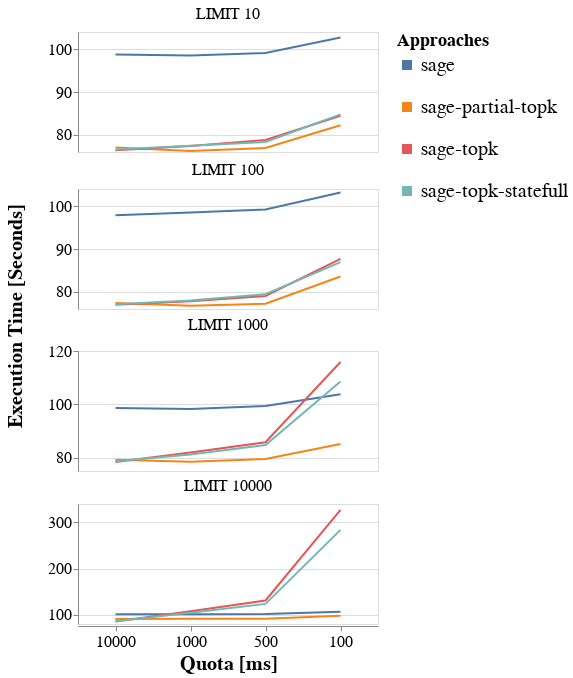

Notebook cell for this chart:
### Markdown cell above
## Impact on Execution Time

### Code cell
alt.Chart(df).properties(height=120, width=300).mark_line().encode(
    x=alt.X(
        "quota:N",
        title="Quota [ms]",
        sort=["10000", "1000", "500", "100"],
        axis=alt.Axis(labelAngle=0, titleFontSize=20, labelFontSize=16)
    ),
    y=alt.Y(
        "execution_time:Q",
        title=None,
        scale=alt.Scale(zero=False),
        axis=alt.Axis(titleFontSize=20, labelFontSize=16)
    ),
    color=alt.Color(
        "approach:N",
        legend=alt.Legend(
            title="Approaches",
            labelFontSize=20,
            titleFontSize=18,
            labelLimit=300,
            symbolStrokeWidth=10
        )
    )
).facet(
    row=alt.Row(
        field=alt.Field("limit"),
        header=alt.Header(
            title="Execution Time [Seconds]",
            labels=True,
            labelOrient="top",
            titleFontSize=20,
            labelFontSize=16
        )
    ),
    spacing=5
).resolve_scale(
    y="independent"
)

### Figure 1 — Vega-Lite specification as saved in the notebook (floating-point values rounded to 4 significant figures)
{"config": {"view": {"continuousWidth": 400, "continuousHeight": 300}}, "data": {"name": "data-3a2548bde2daa34ffacee1588abfd234"}, "facet": {"row": {"field": "limit", "header": {"labelFontSize": 16, "labelOrient": "top", "labels": true, "title": "Execution Time [Seconds]", "titleFontSize": 20}}}, "spec": {"mark": "line", "encoding": {"color": {"field": "approach", "legend": {"labelFontSize": 20, "labelLimit": 300, "symbolStrokeWidth": 10, "title": "Approaches", "titleFontSize": 18}, "type": "nominal"}, "x": {"axis": {"labelAngle": 0, "labelFontSize": 16, "titleFontSize": 20}, "field": "quota", "sort": ["10000", "1000", "500", "100"], "title": "Quota [ms]", "type": "nominal"}, "y": {"axis": {"labelFontSize": 16, "titleFontSize": 20}, "field": "execution_time", "scale": {"zero": false}, "title": null, "type": "quantitative"}}, "height": 120, "width": 300}, "resolve": {"scale": {"y": "independent"}}, "spacing": 5, "$schema": "https://vega.github.io/schema/vega-lite/v4.17.0.json", "datasets": {"data-3a2548bde2daa34ffacee1588abfd234": [{"approach": "sage", "quota": "100", "limit": "LIMIT 10", "run": 2.0, "execution_time": 102.7, "data_transfer": 625.1, "http_calls": 829.3, "solutions": 400.0, "resuming_time": 1.269, "saving_time": 0.1514}, {"approach": "sage", "quota": "100", "limit": "LIMIT 100", "run": 2.0, "execution_time": 103.2, "data_transfer": 625.1, "http_calls": 828.3, "solutions": 3558.0, "resuming_time": 1.304, "saving_time": 0.154}, {"approach": "sage", "quota": "100", "limit": "LIMIT 1000", "run": 2.0, "execution_time": 103.8, "data_transfer": 625.1, "http_calls": 827.3, "solutions": 29780.0, "resuming_time": 1.278, "saving_time": 0.154}, {"approach": "sage", "quota": "100", "limit": "LIMIT 10000", "run": 2.0, "execution_time": 106.6, "data_transfer": 625.1, "http_calls": 830.0, "solutions": 199200.0, "resuming_time": 1.283, "saving_time": 0.1569}, {"approach": "sage", "quota": "1000", "limit": "LIMIT 10", "run": 2.0, "execution_time": 98.52, "data_transfer": 621.7, "http_calls": 218.3, "solutions": 400.0, "resuming_time": 0.6556, "saving_time": 0.03911}, {"approach": "sage", "quota": "1000", "limit": "LIMIT 100", "run": 2.0, "execution_time": 98.5, "data_transfer": 621.7, "http_calls": 218.0, "solutions": 3558.0, "resuming_time": 0.6366, "saving_time": 0.03968}, {"approach": "sage", "quota": "1000", "limit": "LIMIT 1000", "run": 2.0, "execution_time": 98.29, "data_transfer": 621.7, "http_calls": 218.3, "solutions": 29780.0, "resuming_time": 0.6416, "saving_time": 0.03949}, {"approach": "sage", "quota": "1000", "limit": "LIMIT 10000", "run": 2.0, "execution_time": 101.1, "data_transfer": 621.7, "http_calls": 218.0, "solutions": 199200.0, "resuming_time": 0.6365, "saving_time": 0.03953}, {"approach": "sage", "quota": "10000", "limit": "LIMIT 10", "run": 2.0, "execution_time": 98.73, "data_transfer": 621.6, "http_calls": 186.0, "solutions": 400.0, "resuming_time": 0.6281, "saving_time": 0.03245}, {"approach": "sage", "quota": "10000", "limit": "LIMIT 100", "run": 2.0, "execution_time": 97.89, "data_transfer": 621.6, "http_calls": 186.0, "solutions": 3558.0, "resuming_time": 0.6252, "saving_time": 0.03284}, {"approach": "sage", "quota": "10000", "limit": "LIMIT 1000", "run": 2.0, "execution_time": 98.62, "data_transfer": 621.6, "http_calls": 186.0, "solutions": 29780.0, "resuming_time": 0.6437, "saving_time": 0.03266}, {"approach": "sage", "quota": "10000", "limit": "LIMIT 10000", "run": 2.0, "execution_time": 101.0, "data_transfer": 621.6, "http_calls": 186.0, "solutions": 199200.0, "resuming_time": 0.6427, "saving_time": 0.03213}, {"approach": "sage", "quota": "500", "limit": "LIMIT 10", "run": 2.0, "execution_time": 99.12, "data_transfer": 622.0, "http_calls": 275.7, "solutions": 400.0, "resuming_time": 0.6952, "saving_time": 0.05161}, {"approach": "sage", "quota": "500", "limit": "LIMIT 100", "run": 2.0, "execution_time": 99.2, "data_transfer": 622.0, "http_calls": 275.0, "solutions": 3558.0, "resuming_time": 0.7164, "saving_time": 0.05122}, {"approach": "sage", "quota": "500", "limit": "LIMIT 1000", "run": 2.0, "execution_time": 99.36, "data_transfer": 622.0, "http_calls": 274.7, "solutions": 29780.0, "resuming_time": 0.6874, "saving_time": 0.05059}, {"approach": "sage", "quota": "500", "limit": "LIMIT 10000", "run": 2.0, "execution_time": 101.8, "data_transfer": 622.0, "http_calls": 273.7, "solutions": 199200.0, "resuming_time": 0.6822, "saving_time": 0.05039}, {"approach": "sage-partial-topk", "quota": "100", "limit": "LIMIT 10", "run": 2.0, "execution_time": 82.23, "data_transfer": 4.958, "http_calls": 775.7, "solutions": 400.0, "resuming_time": 3.638, "saving_time": 0.1598}, {"approach": "sage-partial-topk", "quota": "100", "limit": "LIMIT 100", "run": 2.0, "execution_time": 83.59, "data_transfer": 8.691, "http_calls": 778.7, "solutions": 3558.0, "resuming_time": 3.952, "saving_time": 0.1626}, {"approach": "sage-partial-topk", "quota": "100", "limit": "LIMIT 1000", "run": 2.0, "execution_time": 85.14, "data_transfer": 40.45, "http_calls": 783.0, "solutions": 29780.0, "resuming_time": 3.9, "saving_time": 0.1604}, {"approach": "sage-partial-topk", "quota": "100", "limit": "LIMIT 10000", "run": 2.0, "execution_time": 97.78, "data_transfer": 185.4, "http_calls": 799.3, "solutions": 199200.0, "resuming_time": 3.972, "saving_time": 0.1619}, {"approach": "sage-partial-topk", "quota": "1000", "limit": "LIMIT 10", "run": 2.0, "execution_time": 76.24, "data_transfer": 0.6777, "http_calls": 102.0, "solutions": 400.0, "resuming_time": 0.58, "saving_time": 0.01762}, {"approach": "sage-partial-topk", "quota": "1000", "limit": "LIMIT 100", "run": 2.0, "execution_time": 76.75, "data_transfer": 3.047, "http_calls": 102.0, "solutions": 3558.0, "resuming_time": 0.6016, "saving_time": 0.01616}, {"approach": "sage-partial-topk", "quota": "1000", "limit": "LIMIT 1000", "run": 2.0, "execution_time": 78.43, "data_transfer": 21.82, "http_calls": 102.0, "solutions": 29780.0, "resuming_time": 0.6224, "saving_time": 0.0162}, {"approach": "sage-partial-topk", "quota": "1000", "limit": "LIMIT 10000", "run": 2.0, "execution_time": 91.23, "data_transfer": 202.9, "http_calls": 122.0, "solutions": 199200.0, "resuming_time": 0.6822, "saving_time": 0.02093}, {"approach": "sage-partial-topk", "quota": "10000", "limit": "LIMIT 10", "run": 2.0, "execution_time": 77.03, "data_transfer": 0.2376, "http_calls": 40.0, "solutions": 400.0, "resuming_time": 0.2761, "saving_time": 1.216e-05}, {"approach": "sage-partial-topk", "quota": "10000", "limit": "LIMIT 100", "run": 2.0, "execution_time": 77.39, "data_transfer": 1.741, "http_calls": 40.0, "solutions": 3558.0, "resuming_time": 0.2819, "saving_time": 1.303e-05}, {"approach": "sage-partial-topk", "quota": "10000", "limit": "LIMIT 1000", "run": 2.0, "execution_time": 79.24, "data_transfer": 13.12, "http_calls": 40.0, "solutions": 29780.0, "resuming_time": 0.3168, "saving_time": 1.454e-05}, {"approach": "sage-partial-topk", "quota": "10000", "limit": "LIMIT 10000", "run": 2.0, "execution_time": 91.04, "data_transfer": 211.1, "http_calls": 83.0, "solutions": 199200.0, "resuming_time": 0.4737, "saving_time": 0.0109}, {"approach": "sage-partial-topk", "quota": "500", "limit": "LIMIT 10", "run": 2.0, "execution_time": 76.93, "data_transfer": 1.155, "http_calls": 176.0, "solutions": 400.0, "resuming_time": 0.9386, "saving_time": 0.03449}, {"approach": "sage-partial-topk", "quota": "500", "limit": "LIMIT 100", "run": 2.0, "execution_time": 77.24, "data_transfer": 3.782, "http_calls": 176.0, "solutions": 3558.0, "resuming_time": 0.9305, "saving_time": 0.03321}, {"approach": "sage-partial-topk", "quota": "500", "limit": "LIMIT 1000", "run": 2.0, "execution_time": 79.54, "data_transfer": 26.0, "http_calls": 176.3, "solutions": 29780.0, "resuming_time": 1.01, "saving_time": 0.03419}, {"approach": "sage-partial-topk", "quota": "500", "limit": "LIMIT 10000", "run": 2.0, "execution_time": 91.61, "data_transfer": 197.8, "http_calls": 191.0, "solutions": 199200.0, "resuming_time": 1.04, "saving_time": 0.03643}, {"approach": "sage-topk", "quota": "100", "limit": "LIMIT 10", "run": 2.0, "execution_time": 84.45, "data_transfer": 12.81, "http_calls": 799.0, "solutions": 400.0, "resuming_time": 4.007, "saving_time": 0.259}, {"approach": "sage-topk", "quota": "100", "limit": "LIMIT 100", "run": 2.0, "execution_time": 87.71, "data_transfer": 84.65, "http_calls": 799.7, "solutions": 3558.0, "resuming_time": 4.923, "saving_time": 0.9698}, {"approach": "sage-topk", "quota": "100", "limit": "LIMIT 1000", "run": 2.0, "execution_time": 115.9, "data_transfer": 754.1, "http_calls": 809.0, "solutions": 29780.0, "resuming_time": 14.84, "saving_time": 8.655}, {"approach": "sage-topk", "quota": "100", "limit": "LIMIT 10000", "run": 2.0, "execution_time": 327.5, "data_transfer": 6584.0, "http_calls": 866.7, "solutions": 199200.0, "resuming_time": 82.73, "saving_time": 70.25}, {"approach": "sage-topk", "quota": "1000", "limit": "LIMIT 10", "run": 2.0, "execution_time": 77.42, "data_transfer": 1.22, "http_calls": 102.0, "solutions": 400.0, "resuming_time": 0.5831, "saving_time": 0.02465}, {"approach": "sage-topk", "quota": "1000", "limit": "LIMIT 100", "run": 2.0, "execution_time": 77.8, "data_transfer": 8.301, "http_calls": 102.0, "solutions": 3558.0, "resuming_time": 0.6466, "saving_time": 0.08245}, {"approach": "sage-topk", "quota": "1000", "limit": "LIMIT 1000", "run": 2.0, "execution_time": 81.91, "data_transfer": 71.94, "http_calls": 103.0, "solutions": 29780.0, "resuming_time": 1.5, "saving_time": 0.628}, {"approach": "sage-topk", "quota": "1000", "limit": "LIMIT 10000", "run": 2.0, "execution_time": 107.8, "data_transfer": 654.0, "http_calls": 124.0, "solutions": 199200.0, "resuming_time": 7.703, "saving_time": 6.347}, {"approach": "sage-topk", "quota": "10000", "limit": "LIMIT 10", "run": 2.0, "execution_time": 76.39, "data_transfer": 0.1919, "http_calls": 40.0, "solutions": 400.0, "resuming_time": 0.2982, "saving_time": 1.407e-05}, {"approach": "sage-topk", "quota": "10000", "limit": "LIMIT 100", "run": 2.0, "execution_time": 76.97, "data_transfer": 1.346, "http_calls": 40.0, "solutions": 3558.0, "resuming_time": 0.2763, "saving_time": 1.367e-05}, {"approach": "sage-topk", "quota": "10000", "limit": "LIMIT 1000", "run": 2.0, "execution_time": 78.39, "data_transfer": 9.938, "http_calls": 40.0, "solutions": 29780.0, "resuming_time": 0.2788, "saving_time": 1.383e-05}, {"approach": "sage-topk", "quota": "10000", "limit": "LIMIT 10000", "run": 2.0, "execution_time": 85.62, "data_transfer": 61.24, "http_calls": 56.0, "solutions": 199200.0, "resuming_time": 0.3715, "saving_time": 0.004045}, {"approach": "sage-topk", "quota": "500", "limit": "LIMIT 10", "run": 2.0, "execution_time": 78.81, "data_transfer": 2.458, "http_calls": 178.0, "solutions": 400.0, "resuming_time": 1.062, "saving_time": 0.05217}, {"approach": "sage-topk", "quota": "500", "limit": "LIMIT 100", "run": 2.0, "execution_time": 79.04, "data_transfer": 16.52, "http_calls": 178.3, "solutions": 3558.0, "resuming_time": 1.16, "saving_time": 0.182}, {"approach": "sage-topk", "quota": "500", "limit": "LIMIT 1000", "run": 2.0, "execution_time": 85.8, "data_transfer": 147.8, "http_calls": 179.7, "solutions": 29780.0, "resuming_time": 2.942, "saving_time": 1.476}, {"approach": "sage-topk", "quota": "500", "limit": "LIMIT 10000", "run": 2.0, "execution_time": 131.0, "data_transfer": 1285.0, "http_calls": 202.3, "solutions": 199200.0, "resuming_time": 15.64, "saving_time": 13.04}, {"approach": "sage-topk-statefull", "quota": "100", "limit": "LIMIT 10", "run": 2.0, "execution_time": 84.77, "data_transfer": 0.9975, "http_calls": 798.7, "solutions": 400.0, "resuming_time": 4.03, "saving_time": 0.2616}, {"approach": "sage-topk-statefull", "quota": "100", "limit": "LIMIT 100", "run": 2.0, "execution_time": 86.93, "data_transfer": 2.156, "http_calls": 802.7, "solutions": 3558.0, "resuming_time": 4.868, "saving_time": 0.9696}, {"approach": "sage-topk-statefull", "quota": "100", "limit": "LIMIT 1000", "run": 2.0, "execution_time": 108.6, "data_transfer": 10.75, "http_calls": 808.3, "solutions": 29780.0, "resuming_time": 13.67, "saving_time": 8.101}, {"approach": "sage-topk-statefull", "quota": "100", "limit": "LIMIT 10000", "run": 2.0, "execution_time": 284.0, "data_transfer": 62.06, "http_calls": 866.0, "solutions": 199200.0, "resuming_time": 81.89, "saving_time": 70.53}, {"approach": "sage-topk-statefull", "quota": "1000", "limit": "LIMIT 10", "run": 2.0, "execution_time": 77.44, "data_transfer": 0.2576, "http_calls": 102.0, "solutions": 400.0, "resuming_time": 0.5951, "saving_time": 0.02519}, {"approach": "sage-topk-statefull", "quota": "1000", "limit": "LIMIT 100", "run": 2.0, "execution_time": 78.01, "data_transfer": 1.412, "http_calls": 102.0, "solutions": 3558.0, "resuming_time": 0.7054, "saving_time": 0.08442}, {"approach": "sage-topk-statefull", "quota": "1000", "limit": "LIMIT 1000", "run": 2.0, "execution_time": 81.16, "data_transfer": 10.0, "http_calls": 103.0, "solutions": 29780.0, "resuming_time": 1.418, "saving_time": 0.6264}, {"approach": "sage-topk-statefull", "quota": "1000", "limit": "LIMIT 10000", "run": 2.0, "execution_time": 104.3, "data_transfer": 61.27, "http_calls": 124.0, "solutions": 199200.0, "resuming_time": 7.721, "saving_time": 6.537}, {"approach": "sage-topk-statefull", "quota": "10000", "limit": "LIMIT 10", "run": 2.0, "execution_time": 76.58, "data_transfer": 0.192, "http_calls": 40.0, "solutions": 400.0, "resuming_time": 0.2944, "saving_time": 1.264e-05}, {"approach": "sage-topk-statefull", "quota": "10000", "limit": "LIMIT 100", "run": 2.0, "execution_time": 77.09, "data_transfer": 1.346, "http_calls": 40.0, "solutions": 3558.0, "resuming_time": 0.2952, "saving_time": 1.351e-05}, {"approach": "sage-topk-statefull", "quota": "10000", "limit": "LIMIT 1000", "run": 2.0, "execution_time": 78.66, "data_transfer": 9.938, "http_calls": 40.0, "solutions": 29780.0, "resuming_time": 0.2946, "saving_time": 1.423e-05}, {"approach": "sage-topk-statefull", "quota": "10000", "limit": "LIMIT 10000", "run": 2.0, "execution_time": 85.87, "data_transfer": 61.2, "http_calls": 56.33, "solutions": 199200.0, "resuming_time": 0.4048, "saving_time": 0.02323}, {"approach": "sage-topk-statefull", "quota": "500", "limit": "LIMIT 10", "run": 2.0, "execution_time": 78.35, "data_transfer": 0.338, "http_calls": 178.0, "solutions": 400.0, "resuming_time": 0.9814, "saving_time": 0.05388}, {"approach": "sage-topk-statefull", "quota": "500", "limit": "LIMIT 100", "run": 2.0, "execution_time": 79.46, "data_transfer": 1.492, "http_calls": 178.0, "solutions": 3558.0, "resuming_time": 1.216, "saving_time": 0.1737}, {"approach": "sage-topk-statefull", "quota": "500", "limit": "LIMIT 1000", "run": 2.0, "execution_time": 84.74, "data_transfer": 10.09, "http_calls": 180.0, "solutions": 29780.0, "resuming_time": 2.687, "saving_time": 1.451}, {"approach": "sage-topk-statefull", "quota": "500", "limit": "LIMIT 10000", "run": 2.0, "execution_time": 123.5, "data_transfer": 61.36, "http_calls": 202.0, "solutions": 199200.0, "resuming_time": 15.34, "saving_time": 13.0}]}}
